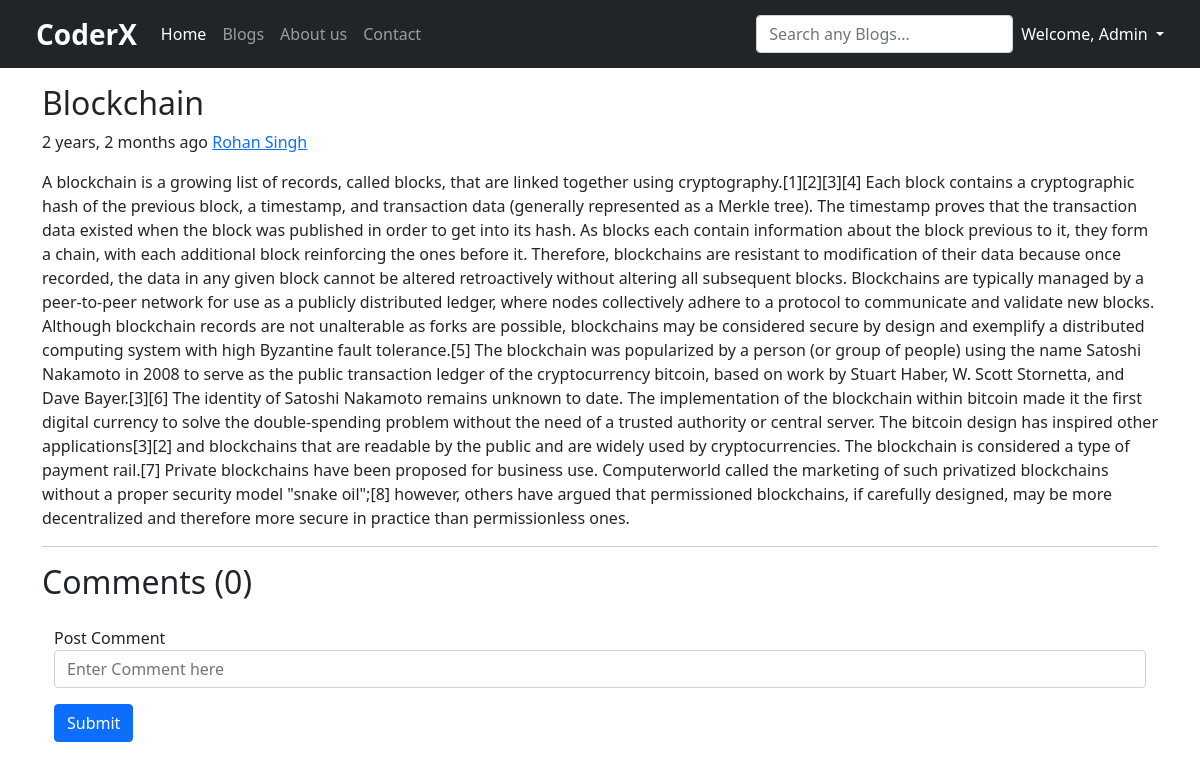
Page /blog/blockchain (signed in) on the committed database.
### coder/models.py (models this page shows, shortened)
class myPost(models.Model):
	sno = models.AutoField(primary_key=True)
	title = models.CharField(max_length=200)
	slug = models.CharField(max_length=100)
	content = models.TextField()
	author = models.CharField(max_length=50)
	category = models.CharField(max_length=50)
	postDate = models.DateTimeField(max_length=40)
	postViews = models.IntegerField(default=0)
	thumbnail = models.ImageField(upload_to='blog/thumnail/',max_length=100,default='',null=True)

### coder/views.py (the view)
# urls.py: path('blog/<str:slug>', views.getBlog, name='getBlog'),
def getBlog(request, slug):
	getPost = myPost.objects.filter(slug=slug)
	allComments = blogComment.objects.filter(post=getPost[0])
	views = getPost[0].postViews+1
	comments = [comment for comment in allComments if comment.parent == None]
	replys = [comment for comment in allComments if comment.parent != None]
	print(comments)
	params = {'user':request.user, 'post':getPost, 'comments':comments, 'replys':replys}
	return render(request, 'blogContent.html',params)

### templates/blogContent.html (shortened to what this page needs)
{% extends 'layout.html' %}
{% block body %}
{% load humanize %}
<div class="container mt-2">
    <article class="blog-post my-3">
        <h2 class="blog-post-title">{{post.0.title}}</h2>
        <p class="blog-post-meta">{{post.0.postDate|naturaltime}} <a href="#">{{post.0.author}}</a></p>
        <p class="my-2">{{post.0.content|safe}}</p>
    </article>
    <hr>
    <h2>Comments ({{comments|length}})</h2>
    <div class="container">
        {% if user.is_authenticated %}
        <form class="row gx-3 gy-2 my-3" action="/postComment" method="post">{% csrf_token %}
            <div class="col-sm-12">
                <label for="specificSizeInputName">Post Comment</label>
                <input type="text" class="form-control" name="txtComment" placeholder="Enter Comment here">
            </div>
            <div class="col-auto my-3">
                <button type="submit" class="btn btn-primary">Submit</button>
            </div>
        </form>
        {% endif %}
    </div>
</div>
{% endblock %}

### templates/layout.html (shortened to what this page needs)
<!doctype html>
<html lang="en">
<head>
    <link href="https://cdn.jsdelivr.net/npm/bootstrap@5.0.2/dist/css/bootstrap.min.css" rel="stylesheet">
</head>
<body>
    <nav class="navbar navbar-expand-lg navbar-dark bg-dark px-4">
        <div class="container-fluid">
            <a class="navbar-brand fs-3 fw-bold" href="/">CoderX</a>
            <div class="collapse navbar-collapse" id="navbarSupportedContent">
                <ul class="navbar-nav me-auto mb-2 mb-lg-0">
                    <li class="nav-item">
                        <a class="nav-link active" aria-current="page" href="/">Home</a>
                    </li>
                    <li class="nav-item">
                        <a class="nav-link" href="/blogs-list">Blogs</a>
                    </li>
                    <li class="nav-item">
                        <a class="nav-link" href="/about">About us</a>
                    </li>
                    <li class="nav-item">
                        <a class="nav-link" href="/contact">Contact</a>
                    </li>
                </ul>
                <form class="d-flex" action="/search" method="post">{% csrf_token %}
                    <input class="form-control me-2" type="search" name="searchText" placeholder="Search any Blogs...">
                </form>
                {% if user.is_authenticated %}
                <div class="dropdown">
                    <p class="dropdown-toggle text-white my-1 text-capitalize" id="dropdownLogout" data-bs-toggle="dropdown" aria-expanded="false" style="cursor: pointer;">
                        Welcome, {{user}}
                    </p>
                </div>
                {% else %}
                <button class="btn btn-success mx-2" data-bs-toggle="modal" data-bs-target="#Login">Login</button>
                <button class="btn btn-success" data-bs-toggle="modal" data-bs-target="#Signup">Sign Up</button>
                {% endif %}
            </div>
        </div>
    </nav>
    {% block body %}{% endblock %}
</body>
</html>

### rows in the picture
myPost: title "Blockchain", postDate "2 years, 2 months ago", author "Rohan Singh", content "A blockchain is a growing list of records, called blocks, that are linked together using cryptography.[1][2][3][4] Each block contains a cryptographic hash of the previous block, a timestamp, and transaction data (generally represented as a Merkle tree). The timestamp proves that the transaction data existed when the block was published in order to get into its hash. As blocks each contain information about the block previous to it, they form a chain, with each additional block reinforcing the ones before it. Therefore, blockchains are resistant to modification of their data because once recorded, the data in any given block cannot be altered retroactively without altering all subsequent…"

### other values in the picture
{{ user }} "Admin"
{{ comments|length }} "0"
